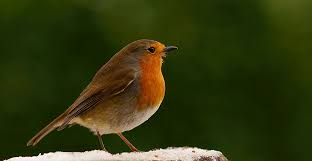
#> input picture bird.jpg, 312 x 161 px
$ python colorspaces.py
#> lines starting #> are read from the running program, lines starting #| are printed output that depends on the picture
import os
import cv2 as cv
img= cv.imread(os.path.join(".", "bird.jpg"))
#> img is the input picture: shape (161, 312, 3); mean B, G, R 15.7, 55.4, 49.3

img_r= cv.cvtColor(img, cv.COLOR_BGR2RGB)
img_gray= cv.cvtColor(img, cv.COLOR_BGR2GRAY)
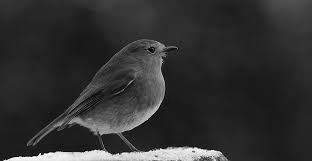
#> img_gray: shape (161, 312); min 2, max 253, mean 49.1
img_hsv= cv.cvtColor(img, cv.COLOR_BGR2HSV) #renk ayrımları için
#> img_hsv: shape (161, 312, 3); mean H, S, V 36.2, 219.1, 61.1

cv.imshow("r_im", img_r)
cv.imshow("gray", img_gray)
cv.imshow("image", img)
cv.imshow("hsv", img_hsv)
cv.waitKey()

$ run again, with dogs.jpg copied over bird.jpg
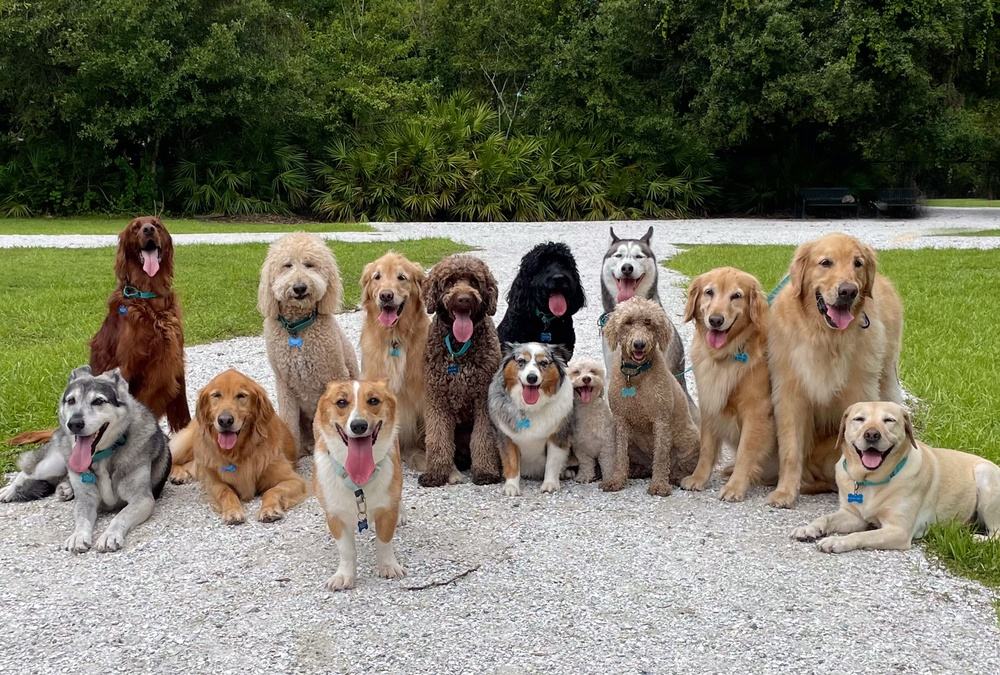
#> input picture dogs.jpg, 1000 x 675 px, shrunk from 4000 x 2700 before the run
#> img is the input picture: shape (675, 1000, 3); mean B, G, R 96, 116.2, 118.2
#> `img_gray= cv.cvtColor(img, cv.COLOR_BGR2GRAY)`:
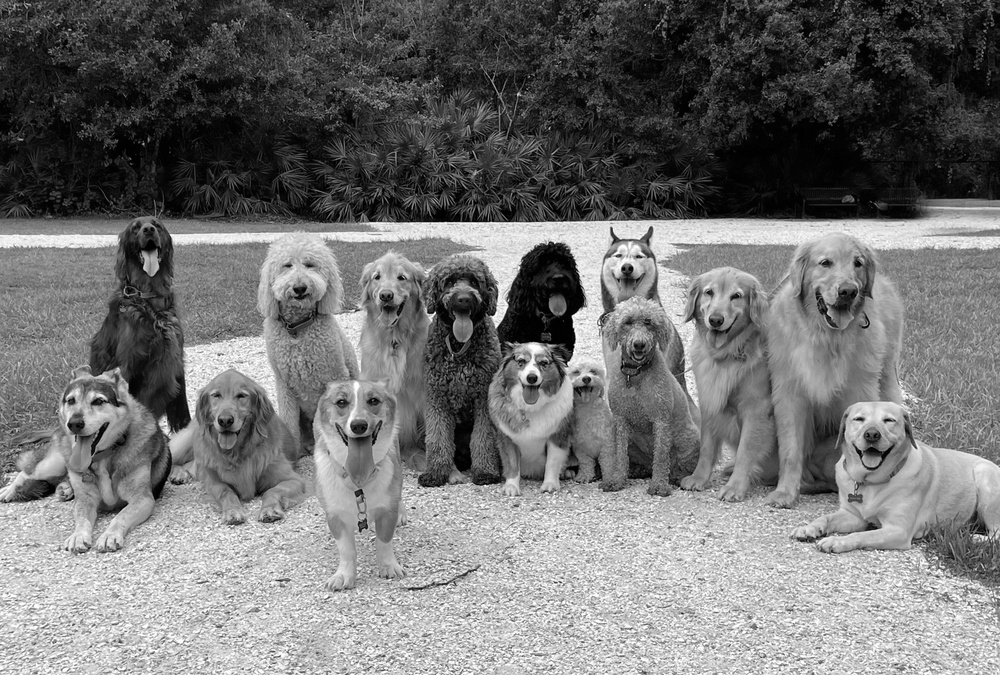
#> img_gray: shape (675, 1000); min 0, max 255, mean 114.5
#> img_hsv: shape (675, 1000, 3); mean H, S, V 52, 95.2, 124
